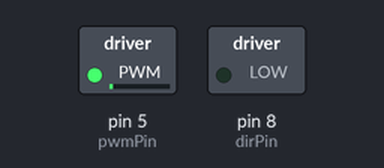
A sketch run on a simulated Arduino Uno, built with avr-gcc and run on an emulated ATmega328P. On the bench: switched loads named in the sketch (green lamp = pin HIGH). What the sketch prints to the serial monitor is not drawn.

Above: at 0.1 s.
At 10.84 s:
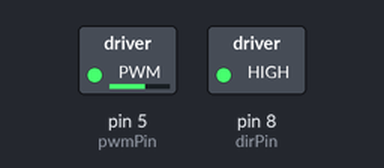
At 20.81 s:
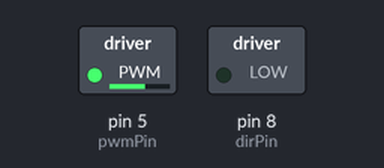
Timing chart, 0 to 20.8 s (numbered marks = the images above):
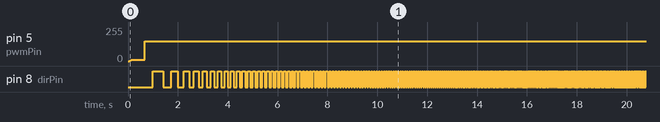

Measured:
- by itself, pin 8 (dirPin): LOW → HIGH at 1.0 s, → LOW 0.41 s later, → HIGH 0.32 s later, → LOW 0.27 s later, … (431 changes in this stretch)

The sketch:

hw1pt2.ino
```cpp
// Includes
#include <math.h>

// Pin declares
int pwmPin = 5;  // PWM output pin for motor 1
int dirPin = 8;  // direction output pin for motor 1

// *************** Parameters for the haptic rendering *******************
// Amplitude control variables
int output = 0;  // output to send to the motor (between 0 and 255) --> should be rounded to an int
int maxOutput = 255;  // output cannot be above 255

float y;  // sinusoidal function value
float timeSeconds;  // current time in seconds

float A = 150;  // amplitude
float maxTime = 30;  // time limit for experiment in seconds (also defines max frequency in Hz)

// --------------------------------------------------------------
// Setup function -- NO NEED TO EDIT
// --------------------------------------------------------------
void setup()
{
  // Set up serial communication
  Serial.begin(115200);

  // Set PWM frequency
  setPwmFrequency(pwmPin,1);

  // Output pins
  pinMode(pwmPin, OUTPUT);  // PWM pin for motor A
  pinMode(dirPin, OUTPUT);  // dir pin for motor A

  // Initialize motor
  analogWrite(pwmPin, 0);  // set to not be spinning (0/255)
  digitalWrite(dirPin, LOW);  // set direction

  delay(3000);  // delay to allow for unplugging after reset

}


// --------------------------------------------------------------
// Main Loop
// --------------------------------------------------------------
void loop()
{
  //*************************************************************
  //******** Sine wave input ************
  //*************************************************************

  unsigned long currentMillis = millis();
  timeSeconds = (float)currentMillis/64000;  // convert to seconds (note: that there is a conversion needed due to the setPwmFrequency function we use, which changes the timers on the Arduino)

  // sine function with amplitude A and increasing frequency (chirp-like signal that increases by 1 Hz every second)
  y = A*sin(PI*timeSeconds*timeSeconds);

  // set the motor direction using the dirPin based on the sign of the output
  if (y > 0) {  // if y is positive
    digitalWrite(dirPin, LOW);  // set direction pin to low
  }
  else {  // if y is 0 or negative
    digitalWrite(dirPin, HIGH);  // set direction pin to high, reversing the direction
  }

  // before sending to board, convert output to positive integer and limit output if greater than maximum allowed
  output = abs(y);
  output = min(output,maxOutput);

  // send output to the motor using the pwmPin
  analogWrite(pwmPin, output);

  // print output to check
  Serial.print("Time:");
  Serial.print(timeSeconds);
  Serial.print(" ");
  Serial.print("y:");
  Serial.print(y);
  Serial.print(" ");
  Serial.print("Output:");
  Serial.println(output);

  // check if time exceeds limit
  if (timeSeconds > maxTime) {
    analogWrite(pwmPin, 0);  // set to not be spinning
    Serial.println(output);
    while(1) {  // stop main loop
      Serial.println("Idle...");
      delay(1000);
    }
  }

}

// --------------------------------------------------------------
// Function to set PWM Freq -- DO NOT EDIT
// --------------------------------------------------------------
void setPwmFrequency(int pin, int divisor) {
  byte mode;
  if(pin == 5 || pin == 6 || pin == 9 || pin == 10) {
    switch(divisor) {
      case 1: mode = 0x01; break;
      case 8: mode = 0x02; break;
      case 64: mode = 0x03; break;
      case 256: mode = 0x04; break;
      case 1024: mode = 0x05; break;
      default: return;
    }
    if(pin == 5 || pin == 6) {
      TCCR0B = TCCR0B & 0b11111000 | mode;
    } else {
      TCCR1B = TCCR1B & 0b11111000 | mode;
    }
  } else if(pin == 3 || pin == 11) {
    switch(divisor) {
      case 1: mode = 0x01; break;
      case 8: mode = 0x02; break;
      case 32: mode = 0x03; break;
      case 64: mode = 0x04; break;
      case 128: mode = 0x05; break;
      case 256: mode = 0x06; break;
      case 1024: mode = 0x7; break;
      default: return;
    }
    TCCR2B = TCCR2B & 0b11111000 | mode;
  }
}
```
